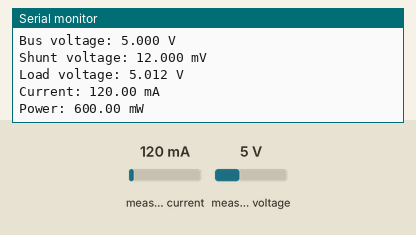
Simulated run of this sketch. Board: ESP32-S3. On the bench: the last lines printed to the serial monitor. The inputs (shaded band) are chosen by the test bench; at power-on: measured current 120 mA, measured voltage 5 V.

Above: at 2.2 s.
2.3 s: measured current set to 40 mA
At 3.6 s:
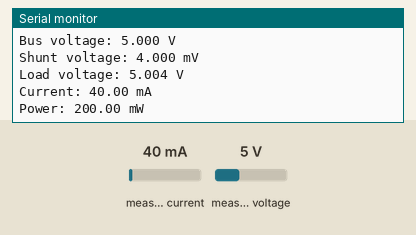
3.8 s: measured voltage set to 0.3 V
At 4.8 s:
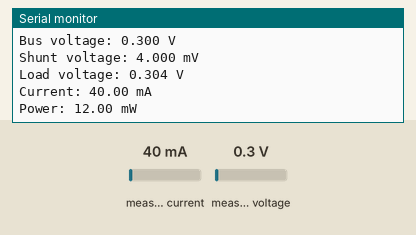
5.3 s: measured current set to 500 mA
At 6.6 s:
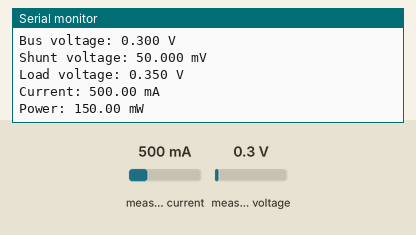
Timing chart, 0 to 8.3 s (numbered marks = the images above; inputs shaded):
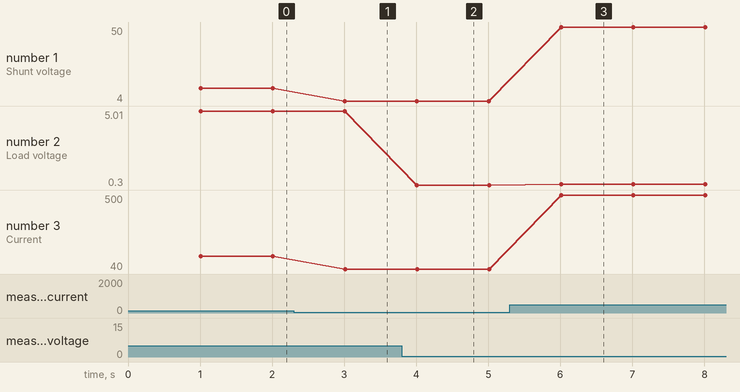

The sketch:

test_ina219.ino
```cpp
/*
  GADV INA219 bench test
  Board: ESP32-S3 DevKitC-1

  Approved GADV I2C pin map:
    SDA = GPIO 8
    SCL = GPIO 9

  Expected readings:
    - Bus voltage should match the measured battery or supply rail.
    - Current may be near 0 mA if no load passes through VIN+ to VIN-.
    - Power is calculated by the INA219 from bus voltage and shunt current.
*/

#include <Wire.h>
#include <Adafruit_INA219.h>

constexpr int I2C_SDA_PIN = 8;
constexpr int I2C_SCL_PIN = 9;
constexpr unsigned long SAMPLE_INTERVAL_MS = 1000;

Adafruit_INA219 ina219;
bool inaReady = false;
unsigned long lastSampleAt = 0;

void setup() {
  Serial.begin(115200);
  delay(1000);

  Serial.println();
  Serial.println("GADV INA219 bench test");
  Serial.printf("I2C pins: SDA=GPIO %d, SCL=GPIO %d\n", I2C_SDA_PIN, I2C_SCL_PIN);

  Wire.begin(I2C_SDA_PIN, I2C_SCL_PIN);
  inaReady = ina219.begin();

  if (inaReady) {
    Serial.println("INA219 detected.");
  } else {
    Serial.println("WARNING: INA219 not found. Check 3V3, GND, SDA, SCL, and address solder pads.");
    Serial.println("The test will keep running and retry setup every 5 seconds.");
  }
}

void loop() {
  if (!inaReady) {
    delay(5000);
    inaReady = ina219.begin();
    Serial.println(inaReady ? "INA219 detected after retry." : "INA219 still not detected.");
    return;
  }

  if (millis() - lastSampleAt < SAMPLE_INTERVAL_MS) return;
  lastSampleAt = millis();

  const float busVoltage = ina219.getBusVoltage_V();
  const float shuntVoltageMv = ina219.getShuntVoltage_mV();
  const float currentMa = ina219.getCurrent_mA();
  const float powerMw = ina219.getPower_mW();
  const float loadVoltage = busVoltage + (shuntVoltageMv / 1000.0f);

  Serial.println("--- INA219 sample ---");
  Serial.printf("Bus voltage: %.3f V\n", busVoltage);
  Serial.printf("Shunt voltage: %.3f mV\n", shuntVoltageMv);
  Serial.printf("Load voltage: %.3f V\n", loadVoltage);
  Serial.printf("Current: %.2f mA\n", currentMa);
  Serial.printf("Power: %.2f mW\n", powerMw);
}
```

Measured:
- after the input at 2.3 s, the serial monitor: prints a new line after 0.71 s (image 1)
- after the input at 3.8 s, the serial monitor: prints a new line after 0.21 s (image 2)
- after the input at 5.3 s, the serial monitor: prints a new line after 0.71 s (image 3)
- plotted number 1: 12 → 4 after the input at 2.3 s, 4 → 50 after the input at 5.3 s
- plotted number 2: 5.01 → 5 after the input at 2.3 s, 5 → 0.3 after the input at 3.8 s, 0.3 → 0.35 after the input at 5.3 s
- plotted number 3: 120 → 40 after the input at 2.3 s, 40 → 500 after the input at 5.3 s
